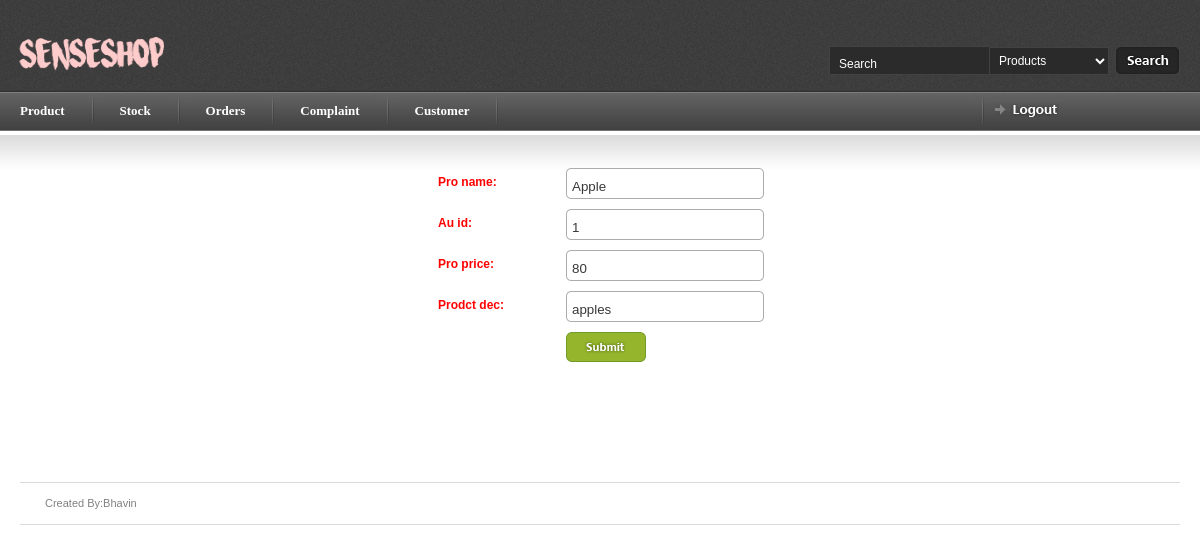
Page /myadmin/product/update/41/ (signed in) on the committed database.
### myadmin/models.py (models this page shows, shortened)
class product(models.Model):
    pro_name = models.CharField(max_length=250, unique=True)
    au_id = models.DecimalField(max_digits=20,decimal_places=0,unique=True)
    pro_price = models.DecimalField(max_digits=5, decimal_places=0)
    prodct_dec =models.CharField(max_length=1000)
    flag =models.DecimalField(max_digits=2,decimal_places=0,null=True,blank=True,default=0)

### myadmin/views.py (the view)
# urls.py: url(r'^myadmin/product/update/(?P<pk>[0-9]+)/$', b.ProductUpdateView.as_view(), name='product_update'),
class ProductUpdateView(UpdateView):
    template_name = 'update/product_update.html'
    model = product
    fields = ['pro_name', 'au_id', 'pro_price', 'prodct_dec']
    def dispatch(self,request ,*args, **kwargs):
        if request.session.has_key('myadmin'):
            a = 'hello'
        else:
            return redirect('index')
        return super(ProductUpdateView, self).dispatch(request,*args, **kwargs)

### myadmin/templates/update/product_update.html (shortened to what this page needs)
{% load staticfiles %}
{% include 'article_start.html' %}
{% block body %}
    <center>
        <form action="" method="post" enctype="multipart/form-data">
            <table border="0" cellpadding="0" cellspacing="0"  id="id-form">
                {% include 'form_template.html' %}
                <tr><td></td><td><button type="submit" class="form-submit">submit</button></td> </tr>
            </table>
        </form>
    </center>
{% endblock %}
{% include 'article_close.html' %}

### myadmin/templates/form_template.html (shortened to what this page needs)
{% for field in form %}
    <tr>
    <th valign="top"> {{ field.label_tag }} </th>
    <td>{{ field }}</td>
    </tr>
{% endfor %}

### myadmin/static/css/screen.css (style rules this page uses)
* { margin: 0; padding: 0; }
html, body { height: 100%; }
body { background: #fff; color: #393939; font-family: Arial; font-size: 0px; line-height: 0; }
.form-submit { background: url(../images/forms/form_submit.gif) no-repeat; border: none; cursor: pointer; display: block; float: left; height: 30px; margin: 0 4px 0 0; padding: 0; text-indent: -3000px; width: 80px; }
.inp-form { background: url(../images/forms/form_inp.gif) no-repeat; border: none; color: #393939; height: 25px; padding: 6px 6px 0 6px; width: 186px; }
#id-form td { padding: 0 0 10px 0; }
#id-form th { line-height: 28px; min-width: 130px; padding: 0 0 10px 0; text-align: left; width: 130px; }
table { border-collapse: collapse; }
form { margin: 0; padding: 0; }
label { padding: 2px; }
label { color: red; line-height: 20px; }

### rows in the picture
product: form "Apple" "1" "80" "apples"

### other values in the picture
{{ field.label_tag }} "Pro name:" "Au id:" "Pro price:" "Prodct dec:"
